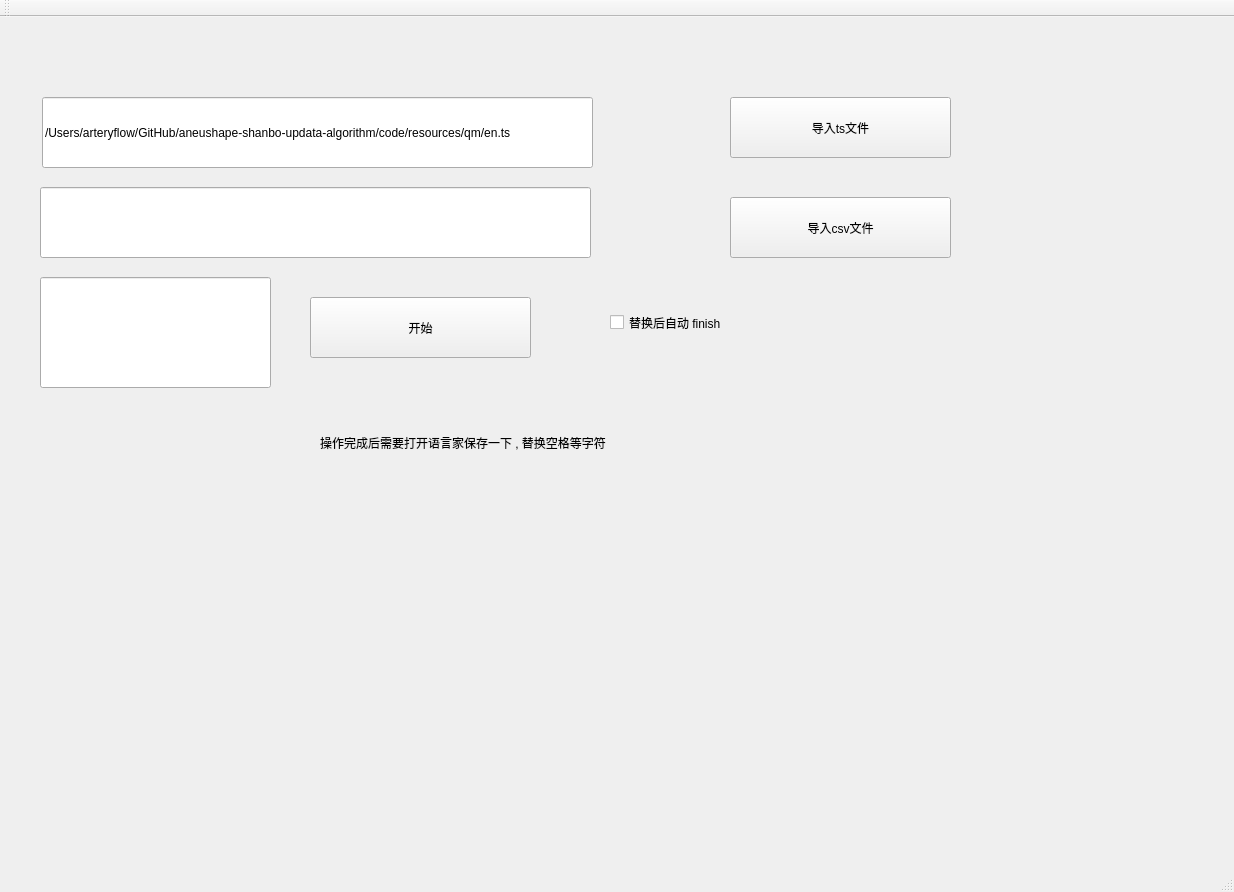
<?xml version="1.0" encoding="UTF-8"?>
<ui version="4.0">
 <class>MainWindow</class>
 <widget class="QMainWindow" name="MainWindow">
  <property name="geometry">
   <rect>
    <x>0</x>
    <y>0</y>
    <width>1234</width>
    <height>892</height>
   </rect>
  </property>
  <property name="windowTitle">
   <string>MainWindow</string>
  </property>
  <widget class="QWidget" name="centralWidget">
   <widget class="QPushButton" name="pushButton">
    <property name="geometry">
     <rect>
      <x>310</x>
      <y>280</y>
      <width>221</width>
      <height>61</height>
     </rect>
    </property>
    <property name="text">
     <string>开始</string>
    </property>
   </widget>
   <widget class="QLabel" name="label_3">
    <property name="geometry">
     <rect>
      <x>660</x>
      <y>750</y>
      <width>40</width>
      <height>24</height>
     </rect>
    </property>
    <property name="text">
     <string/>
    </property>
   </widget>
   <widget class="QPushButton" name="pushButton_export">
    <property name="geometry">
     <rect>
      <x>730</x>
      <y>80</y>
      <width>221</width>
      <height>61</height>
     </rect>
    </property>
    <property name="text">
     <string>导入ts文件</string>
    </property>
   </widget>
   <widget class="QLineEdit" name="lineEditname">
    <property name="geometry">
     <rect>
      <x>42</x>
      <y>80</y>
      <width>551</width>
      <height>71</height>
     </rect>
    </property>
    <property name="text">
     <string>/Users/arteryflow/GitHub/aneushape-shanbo-updata-algorithm/code/resources/qm/en.ts</string>
    </property>
    <property name="readOnly">
     <bool>false</bool>
    </property>
   </widget>
   <widget class="QPushButton" name="pushButtoncsv">
    <property name="geometry">
     <rect>
      <x>730</x>
      <y>180</y>
      <width>221</width>
      <height>61</height>
     </rect>
    </property>
    <property name="text">
     <string>导入csv文件</string>
    </property>
   </widget>
   <widget class="QLineEdit" name="lineEditconfig">
    <property name="geometry">
     <rect>
      <x>40</x>
      <y>170</y>
      <width>551</width>
      <height>71</height>
     </rect>
    </property>
    <property name="text">
     <string/>
    </property>
    <property name="readOnly">
     <bool>false</bool>
    </property>
   </widget>
   <widget class="QLineEdit" name="lineEdit">
    <property name="geometry">
     <rect>
      <x>40</x>
      <y>260</y>
      <width>231</width>
      <height>111</height>
     </rect>
    </property>
   </widget>
   <widget class="QCheckBox" name="checkBox">
    <property name="geometry">
     <rect>
      <x>610</x>
      <y>290</y>
      <width>221</width>
      <height>31</height>
     </rect>
    </property>
    <property name="text">
     <string>替换后自动 finish</string>
    </property>
   </widget>
   <widget class="QLabel" name="label">
    <property name="geometry">
     <rect>
      <x>320</x>
      <y>380</y>
      <width>491</width>
      <height>91</height>
     </rect>
    </property>
    <property name="text">
     <string>操作完成后需要打开语言家保存一下 , 替换空格等字符</string>
    </property>
   </widget>
  </widget>
  <widget class="QMenuBar" name="menuBar">
   <property name="geometry">
    <rect>
     <x>0</x>
     <y>0</y>
     <width>1234</width>
     <height>21</height>
    </rect>
   </property>
  </widget>
  <widget class="QToolBar" name="mainToolBar">
   <attribute name="toolBarArea">
    <enum>TopToolBarArea</enum>
   </attribute>
   <attribute name="toolBarBreak">
    <bool>false</bool>
   </attribute>
  </widget>
  <widget class="QStatusBar" name="statusBar"/>
 </widget>
 <layoutdefault spacing="6" margin="11"/>
 <resources/>
 <connections/>
</ui>
